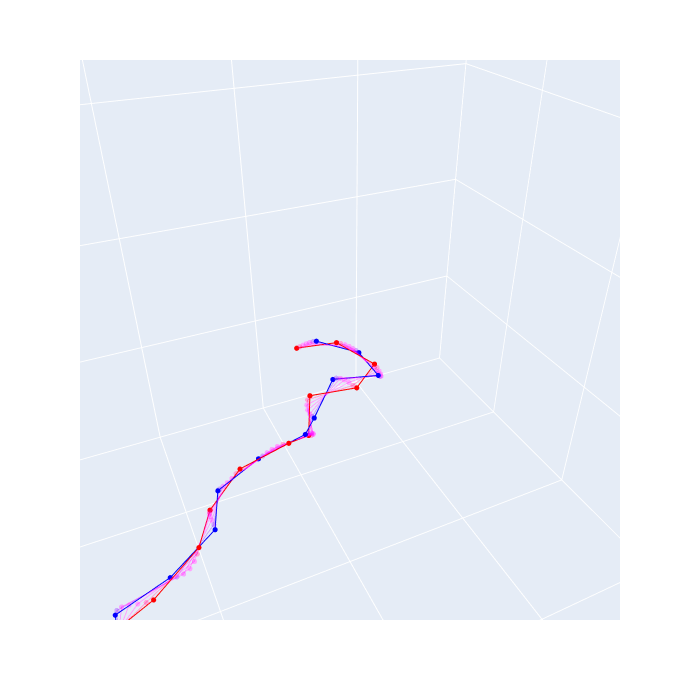

The notebook cell saved with this chart:
### Code cell
# view 2
fig2 = naga.visualise_simulation_evolution(
        configurations[5 * i : 5 * (i + 4) : 3],
        link_count,
        range_x=(-0.2, 2),
        range_y=(-0.2, 2),
        range_z=(-0.2, 2),
        # color_disc_map=lambda val: f"rgba({255*val}, 0, {255*(1.-val)}, {(np.sin(np.abs(val*np.pi - np.pi/2))**3 + 0.3)/1.5 })", #val*0.7+0.3
        color_disc_map=lambda val: f"rgba({255*val}, 0, {255*(1.-val)}, {np.piecewise(val, [val == 0. or val == 1., val != 0 and val != 1], [1, 0.3])})",
        show_legend=False,
    ).update_layout(
        scene=dict(
            xaxis=dict(range=[-2, 2], dtick=1),
            yaxis=dict(range=[-2, 2], dtick=1),
            zaxis=dict(range=[-2, 2], dtick=1),
            aspectmode="manual",
            aspectratio=dict(x=1, y=1, z=1),
        ),
        scene_camera=dict(eye=dict(x=0.35, y=0.75, z=0.55)))
fig2.show()
# fig2.write_image('plot2.pdf')
